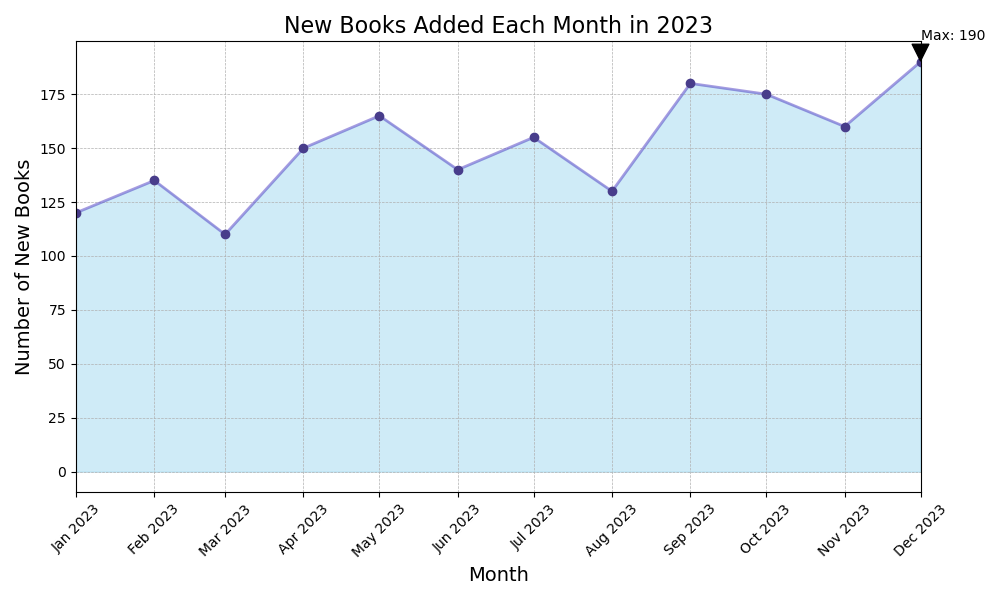

Recreate this plot in Python.

import matplotlib.pyplot as plt
import matplotlib.dates as mdates
from datetime import datetime
import numpy as np

# The provided chart table data
data = [
    {'Month': '2023-01', 'New_Books': 120},
    {'Month': '2023-02', 'New_Books': 135},
    {'Month': '2023-03', 'New_Books': 110},
    {'Month': '2023-04', 'New_Books': 150},
    {'Month': '2023-05', 'New_Books': 165},
    {'Month': '2023-06', 'New_Books': 140},
    {'Month': '2023-07', 'New_Books': 155},
    {'Month': '2023-08', 'New_Books': 130},
    {'Month': '2023-09', 'New_Books': 180},
    {'Month': '2023-10', 'New_Books': 175},
    {'Month': '2023-11', 'New_Books': 160},
    {'Month': '2023-12', 'New_Books': 190}
]

# Convert string dates to datetime and extract New_Books values
dates = [datetime.strptime(d['Month'], "%Y-%m") for d in data]
new_books = [d['New_Books'] for d in data]

fig, ax = plt.subplots(figsize=(10, 6))  # Create figure and axes with a specified size

# Plot area chart
ax.fill_between(dates, new_books, color="skyblue", alpha=0.4)
ax.plot(dates, new_books, color="Slateblue", alpha=0.6, linewidth=2)

# Highlight the data points with markers
ax.plot(dates, new_books, 'o', color="DarkSlateblue")

# Set the title and labels
ax.set_title("New Books Added Each Month in 2023", fontsize=16)
ax.set_xlabel("Month", fontsize=14)
ax.set_ylabel("Number of New Books", fontsize=14)

# Improve formatting of the x-axis dates
ax.xaxis.set_major_locator(mdates.MonthLocator(interval=1))  # Set major ticks interval to 1 month
ax.xaxis.set_major_formatter(mdates.DateFormatter("%b %Y"))  # Set major ticks format
plt.xticks(rotation=45)  # Rotate x-axis labels for better readability

# Add grid lines and set limits
ax.grid(True, which='both', linestyle='--', linewidth=0.5)
ax.set_xlim(min(dates), max(dates))  # Set the x-axis limits to min and max dates

# Annotate the highest point on the plot
max_books_idx = np.argmax(new_books)
ax.annotate(f'Max: {new_books[max_books_idx]}',
            xy=(dates[max_books_idx], new_books[max_books_idx]),
            xytext=(dates[max_books_idx], new_books[max_books_idx] + 10),
            arrowprops=dict(facecolor='black', shrink=0.05))

# Show plot
plt.tight_layout()
plt.show()
